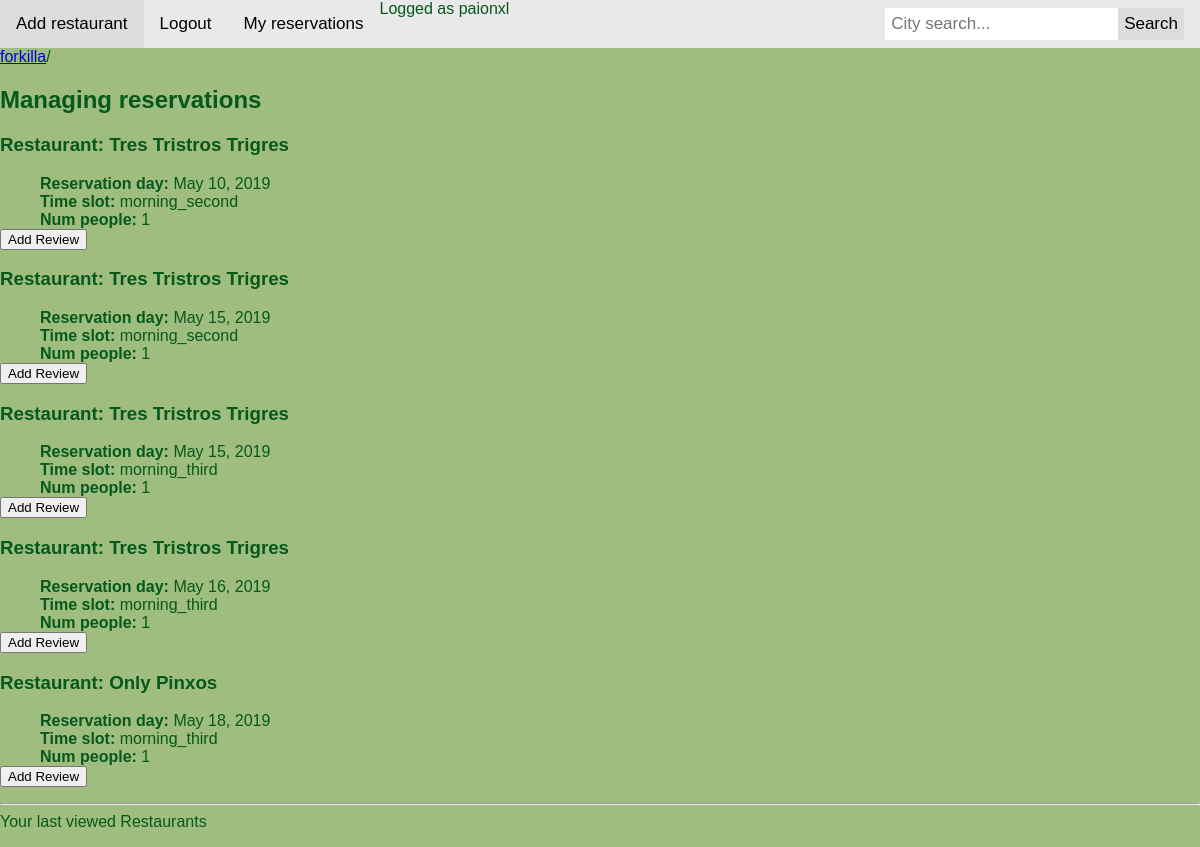
Page /forkilla/reservations/ (signed in) on the committed database.
### forkilla/models.py (models this page shows, shortened)
class Reservation(models.Model):
    SLOTS = (
        ("morning_first", "12h00"),
        ("morning_second", "13h00"),
        ("morning_third", "14h00"),
        ("morning_fourth", "15h00"),
        ("evening_first", "20h00"),
        ("evening_second", "21h00"),
        ("evening_third", "22h00"),
    )
    _d_slots = dict(SLOTS)
    id = models.AutoField(primary_key=True)
    restaurant = models.ForeignKey(Restaurant)
    user = models.ForeignKey(User, editable = False, default = 00)
    day = models.DateField(default=datetime.now)
    time_slot = models.CharField(max_length=15, choices=SLOTS)
    num_people = models.PositiveIntegerField(default=1, validators=[MinValueValidator(1)])

class Restaurant(models.Model):
    CATEGORIES = (
        ("Rice", "Rice"),
        ("Fusi", "Fusion"),
        ("BBQ", "Barbecue"),
        ("Chin", "Chinese"),
        ("Medi", "Mediterranean"),
        ("Crep", "Creperie"),
        ("Hind", "Hindu"),
        ("Japa", "Japanese"),
        ("Ital", "Italian"),
        ("Mexi", "Mexican"),
        ("Peru", "Peruvian"),
        ("Russ", "Russian"),
        ("Turk", "Turkish"),
        ("Basq", "Basque"),
        ("Vegy", "Vegetarian"),
        ("Afri", "African"),
        ("Egyp", "Egyptian"),
        ("Grek", "Greek")
    )
    _d_categories = dict(CATEGORIES)
    restaurant_number = models.CharField(max_length=8, unique=True)
    name = models.CharField(max_length=50)
    menu_description = models.TextField()
    price_average = models.DecimalField(max_digits=5, decimal_places=2)
    is_promot = models.BooleanField()
    rate = models.DecimalField(max_digits=3, decimal_places=1)
    address = models.CharField(max_length=50)
    city = models.CharField(max_length=50)
    country = models.CharField(max_length=50)
    featured_photo = models.ImageField()
    category = models.CharField(max_length=5, choices=CATEGORIES)
    restaurant_capacity = models.PositiveIntegerField(max_length=3)

### forkilla/views.py (the view)
@login_required
def reservationlist(request):
    if request.method == 'POST':
        Reservation.objects.filter(id = request.POST["delete_reservation"]).delete()
    reservationsPastUser = Reservation.objects.filter(user = request.user).order_by("day").filter(day__range=("2010-01-01", datetime.now().date()-timedelta(1)))
    reservationsFutureUser = Reservation.objects.filter(user = request.user).order_by("day").filter(day__range=(datetime.now().date(), "2020-01-01" ))
    viewedrestaurants = _check_session(request)
    context = {
        'logged': request.user.is_authenticated(),
        'user_name': request.user.username,
        'reviews': reviews,
        'admin': request.user.is_superuser,
        'reservations_past': reservationsPastUser,
        'reservations_future': reservationsFutureUser,
        'viewedrestaurants': viewedrestaurants,
    }
    return render(request, 'forkilla/reservationlist.html', context)

### forkilla/views.py (called while the page is built)
def _check_session(request):
    if "viewedrestaurants" not in request.session:
        viewedrestaurants = ViewedRestaurants()
        viewedrestaurants.save()
        request.session["viewedrestaurants"] = viewedrestaurants.id_vr
    else:
        viewedrestaurants = ViewedRestaurants.objects.get(id_vr=request.session["viewedrestaurants"])
    return viewedrestaurants

### templates/forkilla/reservationlist.html (shortened to what this page needs)
{% extends 'forkilla/base.html' %}
{% block content %}
<html>
    <head>
    </head>
    <body s style="background-color: #9ebd7e; color: #06581c;">
        <header>
            <h2> Managing reservations</h2>
        </header>
        <main>
            {% for reservation in reservations_past %}
                <dl>
                    <dt><h3>Restaurant: {{reservation.restaurant.name}}</h3></dt>
                    <dd><b>Reservation day:</b> {{reservation.day}}</dd>
                    <dd><b>Time slot:</b> {{reservation.time_slot}}</dd>
                    <dd><b>Num people:</b> {{reservation.num_people}}</dd>
                    <form action="{% url 'reviews'%}" method="get">
                        <button type="submit" name="reviews" value={{reservation.restaurant.restaurant_number}}> Add Review </button>
                    </form>
                </dl>
            {% endfor %}
        </main>
    </body>
</html>
{% endblock %}

### templates/forkilla/base.html (shortened to what this page needs)
<div class="topnav">
    {% if admin %}
        <a href="{%url 'addrestaurant' %}"> Add restaurant </a>
    {% endif %}
    {% if logged %}
        <a href="{%url 'logout' %}?next={{next_url}}"> Logout </a>
        <a href="{%url 'reservations' %}"> My reservations </a>
        Logged as {{user_name}}
    {% else %}
        <a href="{%url 'login' %}?next={{next_url}}"> Login </a>
        <a href="{%url 'register' %}"> Registration </a>
    {% endif %}
    <div class="search-container">
    <form action="{% url 'restaurants'%}" method="SET" style="margin: 0">
        <input  id="search_box" type="text" name="search_box"  placeholder="City search..." >
        <button id="search_submit" type="submit" >Search</button>
    </form>
    </div>
</div>
<nav>
    <a href="{% url 'restaurants'%}">forkilla</a>/
</nav>
{% block content %}
{% endblock content%}
<hr/>
Your last viewed Restaurants <br>

### templates/forkilla/base.html (style rules this page uses)
* { box-sizing: border-box; }
body { margin: 0; font-family: Arial, Helvetica, sans-serif; }
.topnav { overflow: hidden; background-color: #e9e9e9; }
.topnav a { float: left; display: block; color: black; text-align: center; padding: 14px 16px; text-decoration: none; font-size: 17px; }
.topnav .search-container { float: right; }
.topnav input[type=text] { padding: 6px; margin-top: 8px; font-size: 17px; border: none; }
.topnav .search-container button { float: right; padding: 6px; margin-top: 8px; margin-right: 16px; background: #ddd; font-size: 17px; border: none; cursor: pointer; }

### rows in the picture
Reservation: restaurant.name "Tres Tristros Trigres", day "May 10, 2019", time_slot "morning_second", num_people "1"
Reservation: restaurant.name "Tres Tristros Trigres", day "May 15, 2019", time_slot "morning_second", num_people "1"
Reservation: restaurant.name "Tres Tristros Trigres", day "May 15, 2019", time_slot "morning_third", num_people "1"
Reservation: restaurant.name "Tres Tristros Trigres", day "May 16, 2019", time_slot "morning_third", num_people "1"
Reservation: restaurant.name "Only Pinxos", day "May 18, 2019", time_slot "morning_third", num_people "1"

### other values in the picture
{{ user_name }} "paionxl"
